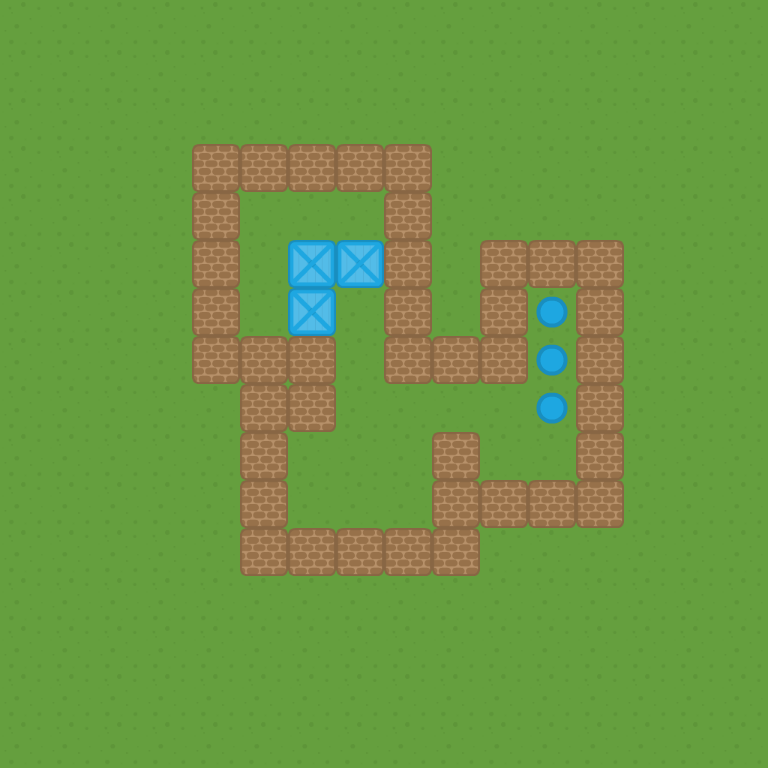

Below is a game level as drawn by its tile map, then a one-line description and the .tmx file that defines it, in full:
An orthogonal 16x16 tile map with 48x48 px tiles, 4 tile layers (ground, wall, ball, box) and 1 object (player).

<map version="1.10" tiledversion="1.10.1" orientation="orthogonal" renderorder="right-down" width="16" height="16" tilewidth="48" tileheight="48" infinite="0" nextlayerid="7" nextobjectid="3">
 <tileset firstgid="1" source="mapsprite.tsx" />
 <layer id="1" name="ground" width="16" height="16">
  <data encoding="csv">
5,5,5,5,5,5,5,5,5,5,5,5,5,5,5,5,
5,5,5,5,5,5,5,5,5,5,5,5,5,5,5,5,
5,5,5,5,5,5,5,5,5,5,5,5,5,5,5,5,
5,5,5,5,5,5,5,5,5,5,5,5,5,5,5,5,
5,5,5,5,5,5,5,5,5,5,5,5,5,5,5,5,
5,5,5,5,5,5,5,5,5,5,5,5,5,5,5,5,
5,5,5,5,5,5,5,5,5,5,5,5,5,5,5,5,
5,5,5,5,5,5,5,5,5,5,5,5,5,5,5,5,
5,5,5,5,5,5,5,5,5,5,5,5,5,5,5,5,
5,5,5,5,5,5,5,5,5,5,5,5,5,5,5,5,
5,5,5,5,5,5,5,5,5,5,5,5,5,5,5,5,
5,5,5,5,5,5,5,5,5,5,5,5,5,5,5,5,
5,5,5,5,5,5,5,5,5,5,5,5,5,5,5,5,
5,5,5,5,5,5,5,5,5,5,5,5,5,5,5,5,
5,5,5,5,5,5,5,5,5,5,5,5,5,5,5,5,
5,5,5,5,5,5,5,5,5,5,5,5,5,5,5,5
</data>
 </layer>
 <layer id="2" name="wall" width="16" height="16">
  <data encoding="csv">
0,0,0,0,0,0,0,0,0,0,0,0,0,0,0,0,
0,0,0,0,0,0,0,0,0,0,0,0,0,0,0,0,
0,0,0,0,0,0,0,0,0,0,0,0,0,0,0,0,
0,0,0,0,3,3,3,3,3,0,0,0,0,0,0,0,
0,0,0,0,3,0,0,0,3,0,0,0,0,0,0,0,
0,0,0,0,3,0,0,0,3,0,3,3,3,0,0,0,
0,0,0,0,3,0,0,0,3,0,3,0,3,0,0,0,
0,0,0,0,3,3,3,0,3,3,3,0,3,0,0,0,
0,0,0,0,0,3,3,0,0,0,0,0,3,0,0,0,
0,0,0,0,0,3,0,0,0,3,0,0,3,0,0,0,
0,0,0,0,0,3,0,0,0,3,3,3,3,0,0,0,
0,0,0,0,0,3,3,3,3,3,0,0,0,0,0,0,
0,0,0,0,0,0,0,0,0,0,0,0,0,0,0,0,
0,0,0,0,0,0,0,0,0,0,0,0,0,0,0,0,
0,0,0,0,0,0,0,0,0,0,0,0,0,0,0,0,
0,0,0,0,0,0,0,0,0,0,0,0,0,0,0,0
</data>
 </layer>
 <layer id="3" name="ball" width="16" height="16">
  <data encoding="csv">
0,0,0,0,0,0,0,0,0,0,0,0,0,0,0,0,
0,0,0,0,0,0,0,0,0,0,0,0,0,0,0,0,
0,0,0,0,0,0,0,0,0,0,0,0,0,0,0,0,
0,0,0,0,0,0,0,0,0,0,0,0,0,0,0,0,
0,0,0,0,0,0,0,0,0,0,0,0,0,0,0,0,
0,0,0,0,0,0,0,0,0,0,0,0,0,0,0,0,
0,0,0,0,0,0,0,0,0,0,0,1,0,0,0,0,
0,0,0,0,0,0,0,0,0,0,0,1,0,0,0,0,
0,0,0,0,0,0,0,0,0,0,0,1,0,0,0,0,
0,0,0,0,0,0,0,0,0,0,0,0,0,0,0,0,
0,0,0,0,0,0,0,0,0,0,0,0,0,0,0,0,
0,0,0,0,0,0,0,0,0,0,0,0,0,0,0,0,
0,0,0,0,0,0,0,0,0,0,0,0,0,0,0,0,
0,0,0,0,0,0,0,0,0,0,0,0,0,0,0,0,
0,0,0,0,0,0,0,0,0,0,0,0,0,0,0,0,
0,0,0,0,0,0,0,0,0,0,0,0,0,0,0,0
</data>
 </layer>
 <layer id="4" name="box" width="16" height="16">
  <data encoding="csv">
0,0,0,0,0,0,0,0,0,0,0,0,0,0,0,0,
0,0,0,0,0,0,0,0,0,0,0,0,0,0,0,0,
0,0,0,0,0,0,0,0,0,0,0,0,0,0,0,0,
0,0,0,0,0,0,0,0,0,0,0,0,0,0,0,0,
0,0,0,0,0,0,0,0,0,0,0,0,0,0,0,0,
0,0,0,0,0,0,2,2,0,0,0,0,0,0,0,0,
0,0,0,0,0,0,2,0,0,0,0,0,0,0,0,0,
0,0,0,0,0,0,0,0,0,0,0,0,0,0,0,0,
0,0,0,0,0,0,0,0,0,0,0,0,0,0,0,0,
0,0,0,0,0,0,0,0,0,0,0,0,0,0,0,0,
0,0,0,0,0,0,0,0,0,0,0,0,0,0,0,0,
0,0,0,0,0,0,0,0,0,0,0,0,0,0,0,0,
0,0,0,0,0,0,0,0,0,0,0,0,0,0,0,0,
0,0,0,0,0,0,0,0,0,0,0,0,0,0,0,0,
0,0,0,0,0,0,0,0,0,0,0,0,0,0,0,0,
0,0,0,0,0,0,0,0,0,0,0,0,0,0,0,0
</data>
 </layer>
 <objectgroup id="6" name="player">
  <object id="2" name="player" x="240" y="192" width="48" height="48" />
 </objectgroup>
</map>